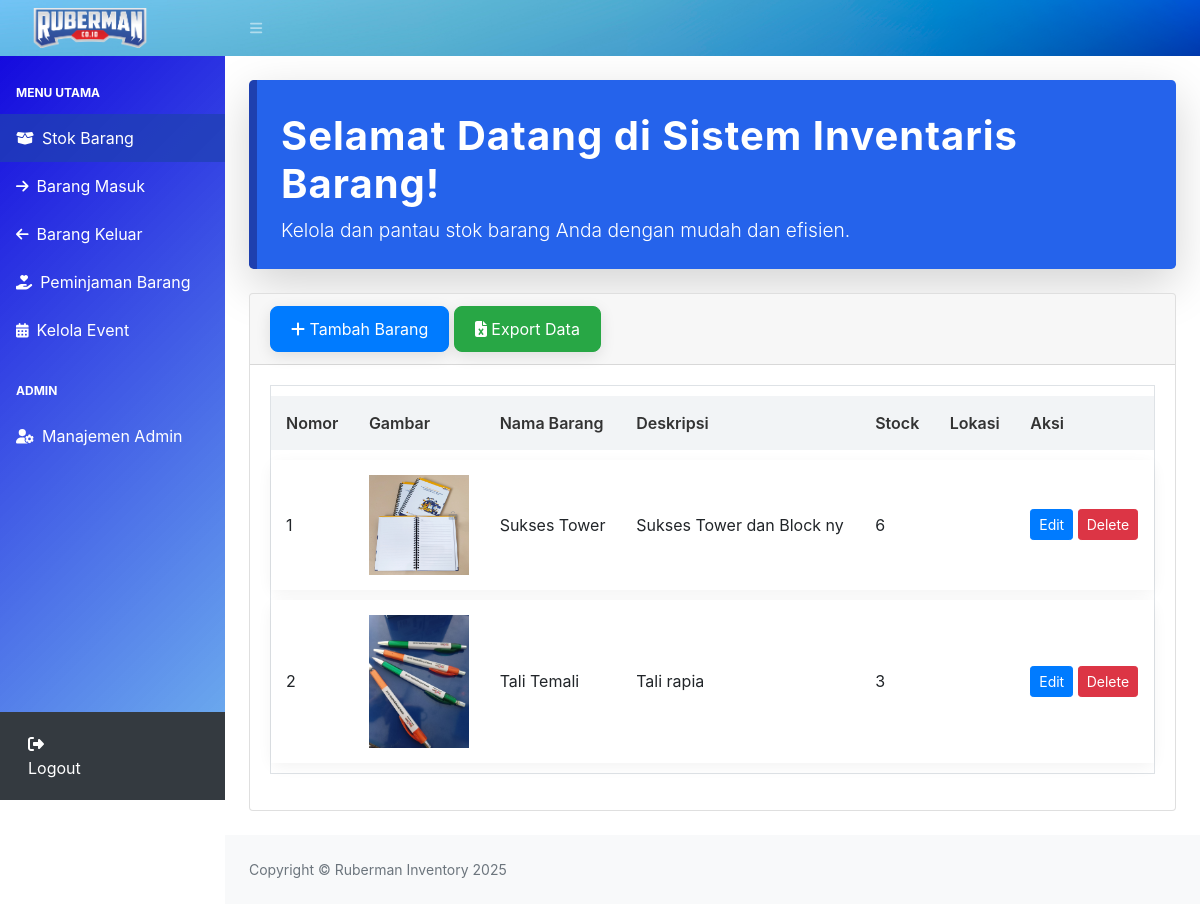
Screenshot of /index.php (signed in) with the database file from the repository.
### tables this page shows
CREATE TABLE `stock` (
  `idbarang` int(11) NOT NULL,
  `namabarang` varchar(25) NOT NULL,
  `deskripsi` varchar(25) NOT NULL,
  `stock` int(11) NOT NULL,
  `lokasi` varchar(50) NOT NULL,
  `image` varchar(99) DEFAULT NULL
);

### index.php (the view, shortened to what this page needs)
<?php
require 'includes/function.php';
?>
<!DOCTYPE html>
<html lang="en">
    <head>
        <link href="https://cdn.jsdelivr.net/npm/simple-datatables@7.1.2/dist/style.min.css" rel="stylesheet" />
        <link href="assets/css/styles.css" rel="stylesheet" />
        <link rel="stylesheet" href="https://cdn.jsdelivr.net/npm/bootstrap@4.6.2/dist/css/bootstrap.min.css">
    </head>
    <body class="sb-nav-fixed">
        <nav class="sb-topnav navbar navbar-expand navbar-dark" style="background-image: url('assets/img/blueback.jpg'); background-size: cover; background-repeat: no-repeat;">
            <a class="navbar-brand ps-3" href="index.php">
            <img src="assets/img/ruberman.png" alt="ruberman" height="40" class="d-inline-block align-top">
            </a>
            <button class="btn btn-link btn-sm order-1 order-lg-0 me-4 me-lg-0" id="sidebarToggle" href="#!"><i class="fas fa-bars"></i></button>
        </nav>
        <div id="layoutSidenav">
            <?php require 'includes/sidebar.php'; ?>
            <div id="layoutSidenav_content">
                <main>
                    <div class="container-fluid px-4">
                        <div class="welcome-card shadow-lg rounded-lg p-4 my-4" style="background: #2563eb; color: #fff; border-left: 8px solid #1e40af;">
                            <h1 class="mt-2 mb-2" style="font-weight: 700; letter-spacing: 1px;">Selamat Datang di Sistem Inventaris Barang!</h1>
                            <p class="lead mb-0" style="font-size: 1.2rem;">Kelola dan pantau stok barang Anda dengan mudah dan efisien.</p>
                        </div>
                        <div class="card mb-4">
                            <div class="card-header">
                                <button type="button" class="btn btn-primary" data-toggle="modal" data-target="#myModal">
                                    <i class="fas fa-plus"></i> Tambah Barang
                                </button>
                                <a href="export.php" class="btn btn-success">
                                    <i class="fas fa-file-excel"></i> Export Data
                                </a>
                            </div>
                            <div class="card-body">
                                <table class="table table-bordered" id="datatablesSimple" width="100%" cellspacing="0">
                                    <thead>
                                        <tr>
                                            <th>Nomor</th>
                                            <th>Gambar</th>
                                            <th>Nama Barang</th>
                                            <th>Deskripsi</th>
                                            <th>Stock</th>
                                            <th>Lokasi</th>
                                            <th>Aksi</th>
                                        </tr>
                                    </thead>
                                    <tbody>
                                    <?php
                                    $ambilsemuadatastock = mysqli_query($conn, "SELECT * FROM stock");
                                    $i=1;
                                    while($data=mysqli_fetch_array($ambilsemuadatastock)){
                                        $namabarang = $data['namabarang'];
                                        $deskripsi = $data['deskripsi'];
                                        $stock = $data['stock'];
                                        $lokasi = $data['lokasi'];
                                        $idb = $data['idbarang'];
                                        $gambar = $data['image'];
                                        if($gambar == null || $gambar == ''){
                                            $img = 'Tidak Ada Gambar';
                                        } else {
                                            $img = '<img src="uploads/'.$gambar.'" class="zoomable">';
                                        }
                                    ?>
                                    <tr>
                                        <td><?=$i++;?></td>
                                        <td><?=$img;?></td>
                                        <td><?=$namabarang;?></td>
                                        <td><?=$deskripsi;?></td>
                                        <td><?=$stock;?></td>
                                        <td><?=$lokasi;?></td>
                                        <td>
                                            <button type="button" class="btn btn-primary btn-sm" data-toggle="modal" data-target="#edit<?=$idb;?>">Edit</button>
                                            <button type="button" class="btn btn-danger btn-sm" data-toggle="modal" data-target="#delete<?=$idb;?>">Delete</button>
                                        </td>
                                    </tr>
                                    <?php }; ?>
                                </tbody>
                                </table>
                            </div>
                        </div>
                    </div>
                </main>
                <footer class="py-4 bg-light mt-auto">
                    <div class="container-fluid px-4">
                        <div class="d-flex align-items-center justify-content-between small">
                            <div class="text-muted">Copyright &copy; Ruberman Inventory 2025</div>
                        </div>
                    </div>
                </footer>
            </div>
        </div>
    </body>
</html>

### index.php (style rules this page uses)
.zoomable { width: 100px; }

### rows the page displays
stock: image (picture), namabarang "Sukses Tower", deskripsi "Sukses Tower dan Block ny", stock "6"
stock: image (picture), namabarang "Tali Temali", deskripsi "Tali rapia", stock "3"
